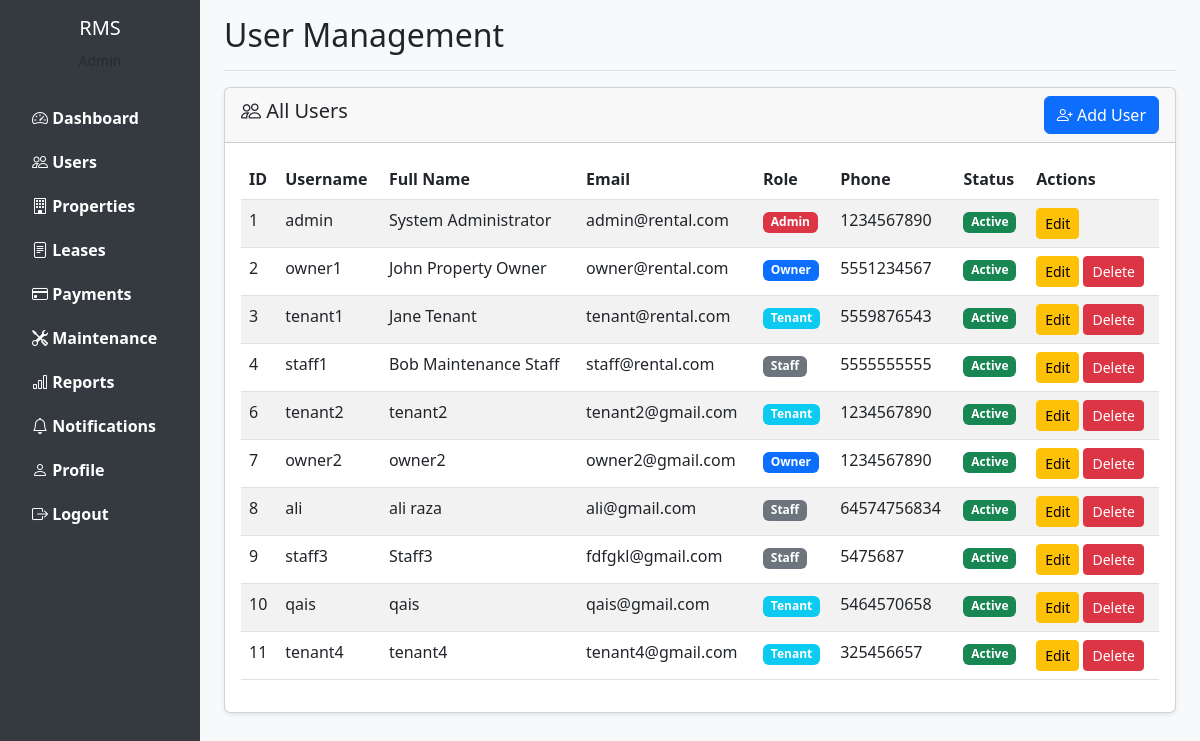
Page /admin/users (signed in) on the committed database.
### models.py (models this page shows, shortened)
class User(UserMixin, db.Model):
    __tablename__ = 'users'
    id = db.Column(db.Integer, primary_key=True)
    username = db.Column(db.String(80), unique=True, nullable=False)
    email = db.Column(db.String(120), unique=True, nullable=False)
    password_hash = db.Column(db.String(255), nullable=False)
    full_name = db.Column(db.String(120), nullable=False)
    phone = db.Column(db.String(20))
    address = db.Column(db.Text)
    role = db.Column(db.String(20), nullable=False)
    is_active = db.Column(db.Boolean, default=True)
    created_at = db.Column(db.DateTime, default=datetime.utcnow)
    updated_at = db.Column(db.DateTime, default=datetime.utcnow, onupdate=datetime.utcnow)
    properties = db.relationship('Property', backref='owner', lazy=True, foreign_keys='Property.owner_id')
    leases_as_tenant = db.relationship('Lease', backref='tenant', lazy=True, foreign_keys='Lease.tenant_id')
    payments = db.relationship('Payment', backref='payer', lazy=True)
    maintenance_requests = db.relationship('MaintenanceRequest', backref='requester', lazy=True, foreign_keys='MaintenanceRequest.tenant_id')
    assigned_maintenance = db.relationship('MaintenanceRequest', backref='assigned_staff', lazy=True, foreign_keys='MaintenanceRequest.staff_id')
    notifications = db.relationship('Notification', backref='user', lazy=True)

### routes.py (the view)
@current_app.route('/admin/users')
@login_required
@role_required('admin')
def manage_users():
    users = User.query.all()
    return render_template('admin/users.html', users=users)

### app.py (called while the page is built)
def create_app():
    app = Flask(__name__)
    app.config['SECRET_KEY'] = 'your-secret-key-change-in-production'
    app.config['SQLALCHEMY_DATABASE_URI'] = 'sqlite:///rental_management.db'
    app.config['SQLALCHEMY_TRACK_MODIFICATIONS'] = False
    app.config['UPLOAD_FOLDER'] = 'static/uploads'
    os.makedirs(app.config['UPLOAD_FOLDER'], exist_ok=True)
    db.init_app(app)
    login_manager.init_app(app)
    migrate.init_app(app, db)
    login_manager.login_view = 'login'
    login_manager.login_message = 'Please log in to access this page.'
    with app.app_context():
        from models import User
        @login_manager.user_loader
        def load_user(user_id):
            return User.query.get(int(user_id))
        import routes
        db.create_all()
    return app

### routes.py (called while the page is built)
def role_required(*roles):
    def decorator(f):
        @wraps(f)
        def decorated_function(*args, **kwargs):
            if not current_user.is_authenticated or current_user.role not in roles:
                flash('You do not have permission to access this page.', 'danger')
                return redirect(url_for('dashboard'))
            return f(*args, **kwargs)
        return decorated_function
    return decorator

### templates/admin/users.html (shortened to what this page needs)
{% extends "base.html" %}
{% block page_title %}User Management{% endblock %}
{% block content %}
<div class="card">
    <div class="card-header d-flex justify-content-between align-items-center">
        <h5><i class="bi bi-people"></i> All Users</h5>
        <a href="{{ url_for('add_user') }}" class="btn btn-primary">
            <i class="bi bi-person-plus"></i> Add User
        </a>
    </div>
    <div class="card-body">
        <div class="table-responsive">
            <table class="table table-striped">
                <thead>
                    <tr>
                        <th>ID</th>
                        <th>Username</th>
                        <th>Full Name</th>
                        <th>Email</th>
                        <th>Role</th>
                        <th>Phone</th>
                        <th>Status</th>
                        <th>Actions</th>
                    </tr>
                </thead>
                <tbody>
                    {% for user in users %}
                    <tr>
                        <td>{{ user.id }}</td>
                        <td>{{ user.username }}</td>
                        <td>{{ user.full_name }}</td>
                        <td>{{ user.email }}</td>
                        <td>
                            <span class="badge bg-{{ 'danger' if user.role == 'admin' else 'primary' if user.role == 'owner' else 'info' if user.role == 'tenant' else 'secondary' }}">
                                {{ user.role|title }}
                            </span>
                        </td>
                        <td>{{ user.phone or 'N/A' }}</td>
                        <td>
                            <span class="badge bg-{{ 'success' if user.is_active else 'danger' }}">
                                {{ 'Active' if user.is_active else 'Inactive' }}
                            </span>
                        </td>
                        <td>
                            <a href="{{ url_for('edit_user', user_id=user.id) }}" class="btn btn-sm btn-warning">Edit</a>
                            {% if user.id != current_user.id %}
                            <form method="POST" action="{{ url_for('delete_user', user_id=user.id) }}" style="display: inline;" onsubmit="return confirm('Are you sure you want to delete this user?');">
                                <button type="submit" class="btn btn-sm btn-danger">Delete</button>
                            </form>
                            {% endif %}
                        </td>
                    </tr>
                    {% endfor %}
                </tbody>
            </table>
        </div>
    </div>
</div>
{% endblock %}

### templates/base.html (style rules this page uses)
body { min-height: 100vh; background-color: #f8f9fa; }
.card { box-shadow: 0 0.125rem 0.25rem rgba(0,0,0,0.075); }

### rows in the picture
User: id "1", username "admin", full_name "System Administrator", email "admin@rental.com", role "Admin", phone "1234567890", is_active "Active"
User: id "2", username "owner1", full_name "John Property Owner", email "owner@rental.com", role "Owner", phone "5551234567", is_active "Active"
User: id "3", username "tenant1", full_name "Jane Tenant", email "tenant@rental.com", role "Tenant", phone "5559876543", is_active "Active"
User: id "4", username "staff1", full_name "Bob Maintenance Staff", email "staff@rental.com", role "Staff", phone "5555555555", is_active "Active"
User: id "6", username "tenant2", full_name "tenant2", email "tenant2@gmail.com", role "Tenant", phone "1234567890", is_active "Active"
User: id "7", username "owner2", full_name "owner2", email "owner2@gmail.com", role "Owner", phone "1234567890", is_active "Active"
User: id "8", username "ali", full_name "ali raza", email "ali@gmail.com", role "Staff", phone "64574756834", is_active "Active"
User: id "9", username "staff3", full_name "Staff3", email "fdfgkl@gmail.com", role "Staff", phone "5475687", is_active "Active"
User: id "10", username "qais", full_name "qais", email "qais@gmail.com", role "Tenant", phone "5464570658", is_active "Active"
User: id "11", username "tenant4", full_name "tenant4", email "tenant4@gmail.com", role "Tenant", phone "325456657", is_active "Active"
